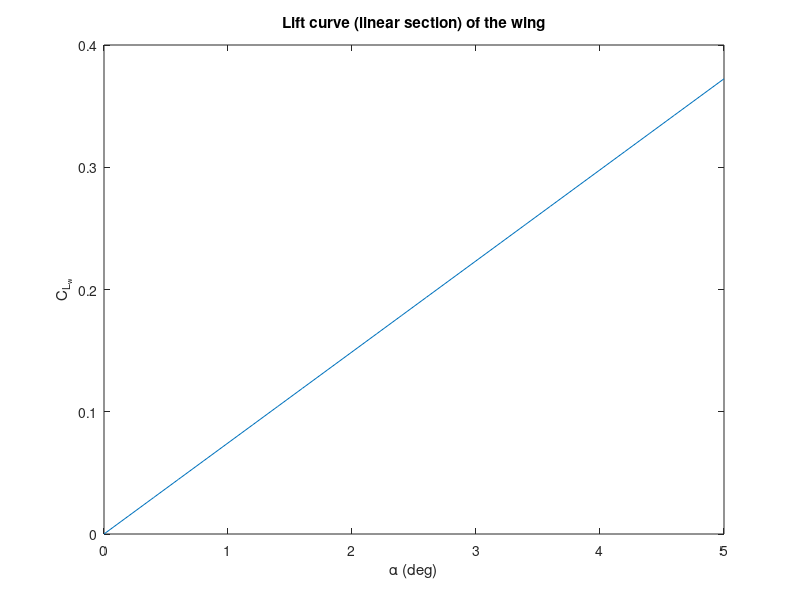
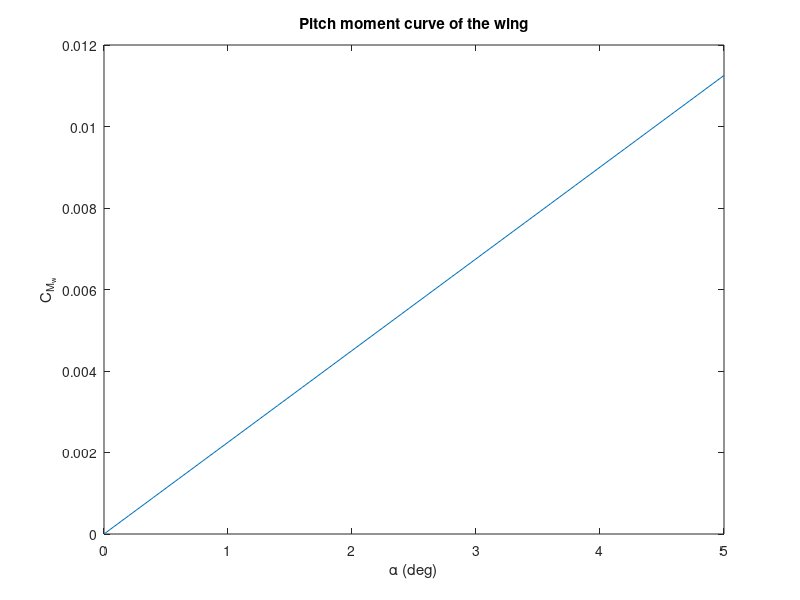
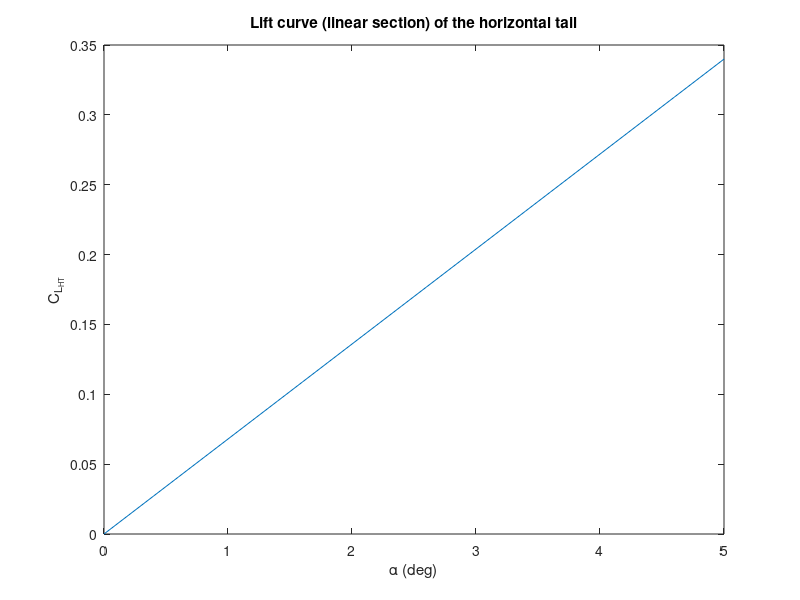
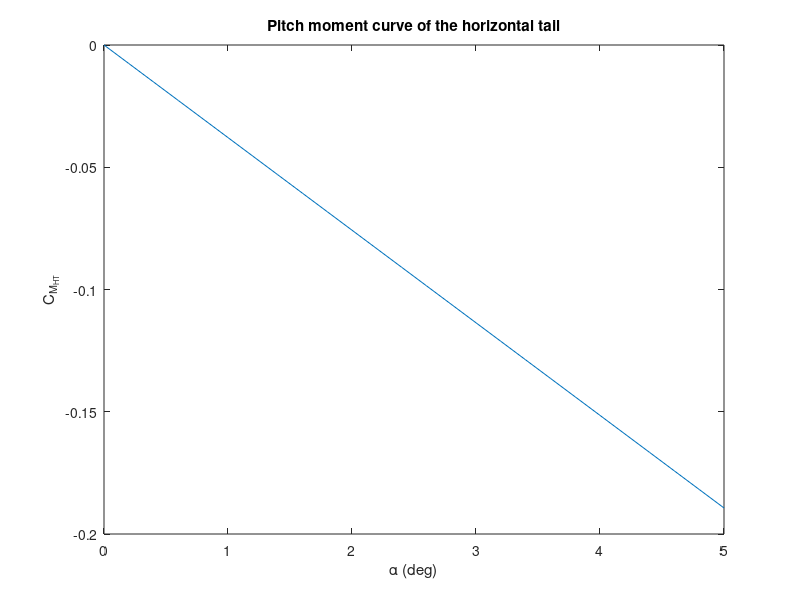

Recreate these plots in MATLAB, in order.
%%%% BALSA WOOD GLIDER CALCULATIONS %%%%
%%%% Design limits:
% Max wingspan: 500 mm 
% Max fuselage length: 500 mm
% Max chord length = 100 mm
% Fuselage building material available: 5 x 15 x 1000 mm
% Lifting surfaces building material available: 2.5 x 100 x 1000 mm
close all; clc; clear

%% Constants and design parameters
Cl_alpha = 0.11 * 180 / pi; % Sectional lift curve slope of flat plate [rad^-1]
eps_slope = 0.1;            % (\partial \varepsilon) / (\partial \alpha)
etaHT = 1;                 % Tail effectiveness: eta_HT = qt/q

alpha = 0:0.2:5;            % Range of angles of attack calculated [deg]

m_f = 10.4*1e-3;                     % Mass of entire fuselage [kg]
rho_balsa = m_f/(1*5e-3*15e-3)       % Density of the balsa [kg/m^3]

%% Initial reference surface estimation
% Assume the glider has the highest values for fuselage length and
% wingspan. Rectangular planform shape:

b = 400;            % Wingspan [mm]
AR = 5;             % Aspect ratio [-]; should be between 4.5 and 7.5
c = b/AR;           % Mean chord [mm]
S = b^2/AR;         % Wing area (reference area)

xf = 420;           % Dim. of fuselage x (length)
yf = 15;            % y
zf = 5;             % z

xt = 40;            % Dim. of tail x (chord)
yt = 100;           % y 
zt = 2.5;           % z

xw = 100;           % Dim. of wingspan x
yw = b;             % y
zw = zt;            % z
    
V_t = xt*yt*zt;     % Tail volume
V_w = xw*yw*zw;     % Wing volume
V_f = xf*yf*zf;     % Fuselage volume

% Centroid calculations
xLE_w = 120;        % Position of wing LE from nose      
xj_w = 50;          % Position of wing centroid with reference to wing LE
xLE_t = 420-40;        % Position of tail LE from nose  
xj_t = 20;          % Position of tail centroid with reference to tail LE
xLE_VT = 420-40;       % Position of vertical tail LE from nose 
xj_VT = 20;         % Poistion of vertical tail centroid with reference to vertical tail LE

xi_t = xLE_t + xj_t;    % Position of wing centroid with reference to nose
xi_w = xLE_w + xj_w;    % Position of tail centroid with reference to nose
xi_VT = xLE_VT + xj_VT; % Position of vertical tail centroid with reference to nose
xi_f = xf/2;            % Position of fuselage centroid

x_cg_w = 50;            % Centre of gravity of the wing

%% Initial estimations for horizontal and vertical tail
S_H = 0.2 * S;          % Horizontal tail area
S_T = 0.5 * S_H;        % Vertical tail planform area
bt = S_H/xt;            % Span of the tail
ARt = bt^2/S_H;

Vol_w = S * 2.5;        % Wing volume
Vol_HT = S_H * 2.5;     % Horizontal tail volume
Vol_VT = S_T * 2.5;     % Vertical tail volume

% Mass addition
M = 0.005;                  % Added mass [kg]
rho_B = 120;                % Density of balsa wood [kg * m^-3]
Vol_M = M/rho_B * 10^9;     % Equivalent balsa wood volume of the added mass [mm^3]
xi_M = 10;                  % Position of the added mass with reference to the nose
x_M = xi_M - xLE_w;         % Position of the added mass with reference to wing LE


x_cg = (xi_w*Vol_w + xi_t * Vol_HT + xi_f * V_f + xi_VT * Vol_VT + x_M * Vol_M)/...
       (Vol_HT + Vol_w + V_f + Vol_VT + Vol_M);    % Centre of Mass with respect to nose
x_cg_bar = x_cg / c;    % Dimensionless centre of mass with respect to nose                 

% Centre of mass with respect to wing LE
x_cg_2 = x_cg - xLE_w;
x_cg_2_bar = x_cg_2/c;

%% Calculation of wing lift coefficient of lifting surfaces
CL_alpha_w = Cl_alpha * AR / (2+sqrt(AR^2 + 4));                  % Lift curve slope of wing eq(9-73)
CL_alpha_t = Cl_alpha * ARt / (2+sqrt(ARt^2 + 4));                % Lift curve slope of tail eq(9-73)

%% Wing Contribution
% Equations (24-67), (24-71)
x_ac_w = c/4;                                           % Aerodynamic centre of the wing
x_ac_w_bar = 1/4;                                       % Dimensionless aerodynamic centre of the wing

CL0_w = 0;                                              % Zero lift coefficient of the wing (symmetrical)
CMac_w = 0;                                             % Moment coefficient of the wing about its AC (symmetrical wing)

CM0_w = CMac_w + CL0_w * (x_cg_2_bar - x_ac_w_bar);     % Residual pitch moment coefficient of the wing (symmetrical)
CMalpha_w = CL_alpha_w * (x_cg_2_bar - x_ac_w_bar);       % Longitudinal Stability derivative of the wing (- for stability)

% CL_w plot (linear part)
CL_w = CL0_w + CL_alpha_w * deg2rad(alpha);
figure(1)
plot(alpha, CL_w);
xlabel('\alpha (deg)')
ylabel('C_{L_w}')
title('Lift curve (linear section) of the wing')

% CM_w plot
CM_w = CM0_w + CMalpha_w * deg2rad(alpha);
figure(2)
plot(alpha, CM_w);
xlabel('\alpha (deg)')
ylabel('C_{M_w}')
title('Pitch moment curve of the wing')

%% Horizontal Tail Contribution
% Equations (24-68) and (24-73)
x_ac_HT = xt/4 + xLE_t - xLE_w;                         % Aerodynamic centre of the tail
x_ac_HT_bar = x_ac_HT / c;

CL0_HT = 0;                                             % Zero lift coefficient of the wing (symmetrical)
CMac_HT = 0;                                            % Moment coefficient of the wing about its AC (symmetrical wing)   

l_HT_bar = (x_ac_HT - x_cg_2)/c;                        % Distance from CG to AC_HT

CM0_HT = CMac_HT + CL0_HT * (l_HT_bar);                 % Residual pitch moment coefficient of the HT (symmetrical)

VHT = S_H*l_HT_bar/S;                                   % Horizontal tail volume
CMalpha_HT = -etaHT * VHT * CL_alpha_t * (1-eps_slope);   % Longitudinal Stability derivative of the HT (- for stability)

% CL_HT plot (linear part)
CL_HT = CL0_HT + CL_alpha_t * deg2rad(alpha);
figure(3)
plot(alpha, CL_HT);
xlabel('\alpha (deg)')
ylabel('C_{L_{HT}}')
title('Lift curve (linear section) of the horizontal tail')

% CM_HT plot
CM_HT = CM0_HT + CMalpha_HT * deg2rad(alpha);
figure(4)
plot(alpha, CM_HT);
xlabel('\alpha (deg)')
ylabel('C_{M_{HT}}')
title('Pitch moment curve of the horizontal tail')

%% Stick-fixed longitudinal stability
i_w = 0;                                            % Wing incidence angle
i_t = deg2rad(-0.5);                                            % Tail incidence angle

% Aerodynamic centre of glider CHECK THE ORIGIN OF THIS!
x_ac_bar = (x_ac_w_bar + CL_alpha_t/CL_alpha_w * etaHT * S_H/S * x_ac_HT_bar * (1-eps_slope))/...
            (1+CL_alpha_t/CL_alpha_w * etaHT * S_H/S * (1-eps_slope)); 

dfus = 2*sqrt((yf/2)^2 + (zf/2)^2);                 % "Diameter" of the fuselage
K_WB = 1 + 0.025 * (dfus/b) - 0.25 * (dfus/b)^2;    % Fuselage correction factor                 

CL0 = CL0_w + etaHT * S_H/S * CL0_HT;                                                   % Zero lift coefficient of glider
CLalpha = K_WB * CL_alpha_w + etaHT * S_H/S * CL_alpha_t * (1-eps_slope);                   % Slope of lift curve of glider
CM0 = CM0_w + etaHT * VHT * CL_alpha_t * (i_w - i_t);                                     % Residual moment coefficient of glider
CMalpha = CL_alpha_w * (x_cg_2_bar - x_ac_bar) - etaHT * VHT * CL_alpha_t * (1-eps_slope);   % Longitudinal stability of glider
CMalpha_true = CMalpha * pi/180

% CL_TOT plot (linear part)
CL = CL0 + CLalpha * deg2rad(alpha);
figure(5)
plot(alpha, CL);
xlabel('\alpha (deg)')
ylabel('C_{L}')
title('Lift curve (linear section) of the glider')

% CM_TOT plot
CM = CM0 + CMalpha * deg2rad(alpha);
figure(6)
plot(alpha, CM);
xlabel('\alpha (deg)')
ylabel('C_{M}')
title('Pitch moment curve of the glider')

   
            
SM = x_ac_bar - x_cg_2_bar           % Static margin
SM_2 = -CMalpha/CLalpha
